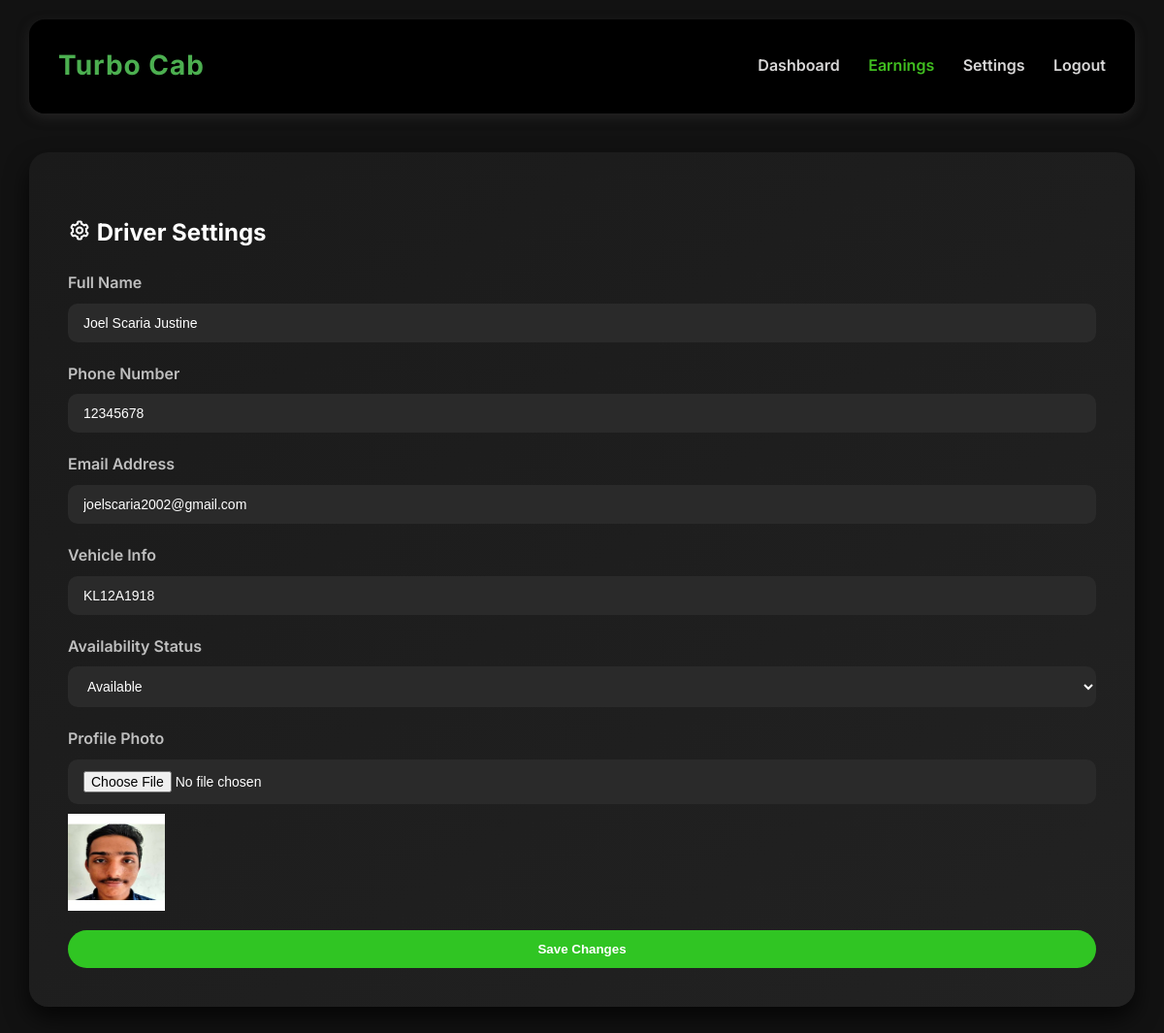
The page /driverpages/profile/ (signed in) on the database its author committed.
### driverpages/models.py (models this page shows, shortened)
class DriverProfile(models.Model):
    user = models.OneToOneField(settings.AUTH_USER_MODEL, on_delete=models.CASCADE)
    license_number = models.CharField(max_length=20)
    vehicle_info = models.CharField(max_length=100)
    availability_status = models.CharField(max_length=10, choices=AvailabilityStatus.choices, default=AvailabilityStatus.AVAILABLE)
    profile_photo = models.ImageField(upload_to='driver_photos/', blank=True, null=True)

### account/models.py (models this page shows, shortened)
class CustomUser(AbstractUser):
    ROLE_CHOICES = [
        ('driver', 'Driver'),
        ('rider', 'Rider'),
        ('admin', 'Admin'),
    ]
    full_name = models.CharField(max_length=100)
    email = models.EmailField(unique=True)
    role = models.CharField(max_length=10, choices=ROLE_CHOICES)
    phone = models.CharField(max_length=10, default="9999999999")
    USERNAME_FIELD = 'email'
    REQUIRED_FIELDS = ['username', 'full_name', 'role']

### driverpages/views.py (the view)
# urls.py: path('profile/', views.profile, name='profile'),
@login_required
def profile(request):
    driver = get_object_or_404(DriverProfile, user=request.user)
    availability_choices = AvailabilityStatus.choices
    return render(request, 'driverpages/profile.html', {
        'driver': driver,
        'availability_choices': availability_choices,
    })

### templates/driverpages/profile.html (shortened to what this page needs)
{% extends 'driverpages/base.html' %}
{% block content %}
<main class="content">
  <section class="settings">
    <h3><i class="bx bx-cog"></i> Driver Settings</h3>
    <form class="settings-form" method="post" enctype="multipart/form-data">
      <div class="form-group">
        <label for="driver-name">Full Name</label>
        <input type="text" id="driver-name" name="full_name" value="{{ driver.user.full_name }}" />
      </div>
      <div class="form-group">
        <label for="driver-phone">Phone Number</label>
        <input type="tel" id="driver-phone" name="phone" value="{{ driver.user.phone }}" />
      </div>
      <div class="form-group">
        <label for="driver-email">Email Address</label>
        <input type="email" id="driver-email" name="email" value="{{ driver.user.email }}" />
      </div>
      <div class="form-group">
        <label for="vehicle-info">Vehicle Info</label>
        <input type="text" id="vehicle-info" name="vehicle_info" value="{{ driver.vehicle_info }}" />
      </div>
      <div class="form-group">
        <label for="availability">Availability Status</label>
        <select id="availability" name="availability_status">
          {% for key, label in availability_choices %}
            <option value="{{ key }}" {% if driver.availability_status == key %}selected{% endif %}>{{ label }}</option>
          {% endfor %}
        </select>
      </div>
      <div class="form-group">
        <label for="profile-photo">Profile Photo</label>
        <input type="file" id="profile-photo" name="profile_photo">
        {% if driver.profile_photo %}
          <img src="{{ driver.profile_photo.url }}" width="100" height="100" style="margin-top: 10px;">
        {% endif %}
      </div>
      <div class="form-group">
        <button type="submit" class="save-settings">Save Changes</button>
      </div>
    </form>
  </section>
</main>
{% endblock %}

### static/driverpages/css/earning.css (style rules this page uses)
body { font-family: 'Inter', sans-serif; margin: 0; padding: 0; background-color: #121212; color: #e0e0e0; line-height: 1.6; scroll-behavior: smooth; }
.content { margin-top: 40px; display: flex; flex-direction: column; gap: 35px; }

### static/driverpages/css/homepage.css (style rules this page uses)
body { font-family: 'Inter', sans-serif; margin: 0; padding: 0; background-color: #121212; color: #e0e0e0; line-height: 1.6; scroll-behavior: smooth; overflow-x: hidden; }
.content { display: flex; flex-direction: column; gap: 60px; margin-top: 40px; padding-bottom: 60px; }
section { background: linear-gradient(145deg, #000000, #000000); padding: 40px; border-radius: 20px; box-shadow: 0 12px 24px rgba(87, 87, 87, 0.7); transition: transform 0.5s ease, box-shadow 0.5s ease; opacity: 0; transform: translateY(40px); animation: fadeSlideUp 1s ease forwards; animation-delay: 0.3s; }

### static/driverpages/css/profile.css (style rules this page uses)
body { font-family: 'Inter', sans-serif; margin: 0; padding: 0; background-color: #121212; color: #e0e0e0; line-height: 1.6; scroll-behavior: smooth; }

### static/driverpages/css/settings.css (style rules this page uses)
body { font-family: 'Inter', sans-serif; margin: 0; padding: 0; background-color: #121212; color: #e0e0e0; line-height: 1.6; scroll-behavior: smooth; overflow-x: hidden; }
.content { display: flex; flex-direction: column; gap: 60px; margin-top: 40px; padding-bottom: 60px; }
section { background: linear-gradient(145deg, #1a1a1a, #222); padding: 40px; border-radius: 20px; box-shadow: 0 12px 24px rgba(0, 0, 0, 0.7); transition: transform 0.5s ease, box-shadow 0.5s ease; opacity: 0; transform: translateY(40px); animation: fadeSlideUp 1s ease forwards; animation-delay: 0.3s; }
.ride-requests h3, .earnings h3, .ratings h3, .map h3, .settings h3 { margin-bottom: 20px; color: #ffffff; font-size: 24px; }
.settings-form { display: flex; flex-direction: column; gap: 20px; margin-top: 20px; }
.settings-form .form-group { display: flex; flex-direction: column; }
.settings-form label { margin-bottom: 8px; font-weight: 600; color: #bfbfbf; }
.settings-form input, .settings-form select { padding: 12px 16px; border: none; border-radius: 10px; background-color: #2a2a2a; color: #ffffff; font-size: 14px; outline: none; transition: border 0.3s ease; }
.save-settings { background-color: #30c523; color: #ffffff; border: none; padding: 12px; border-radius: 999px; font-weight: 600; cursor: pointer; transition: background-color 0.3s ease; }

### rows shown on the page
DriverProfile: full_name "Joel Scaria Justine", phone "12345678", email "joelscaria2002@gmail.com", vehicle_info "KL12A1918", availability_status "Available", profile_photo (picture)
